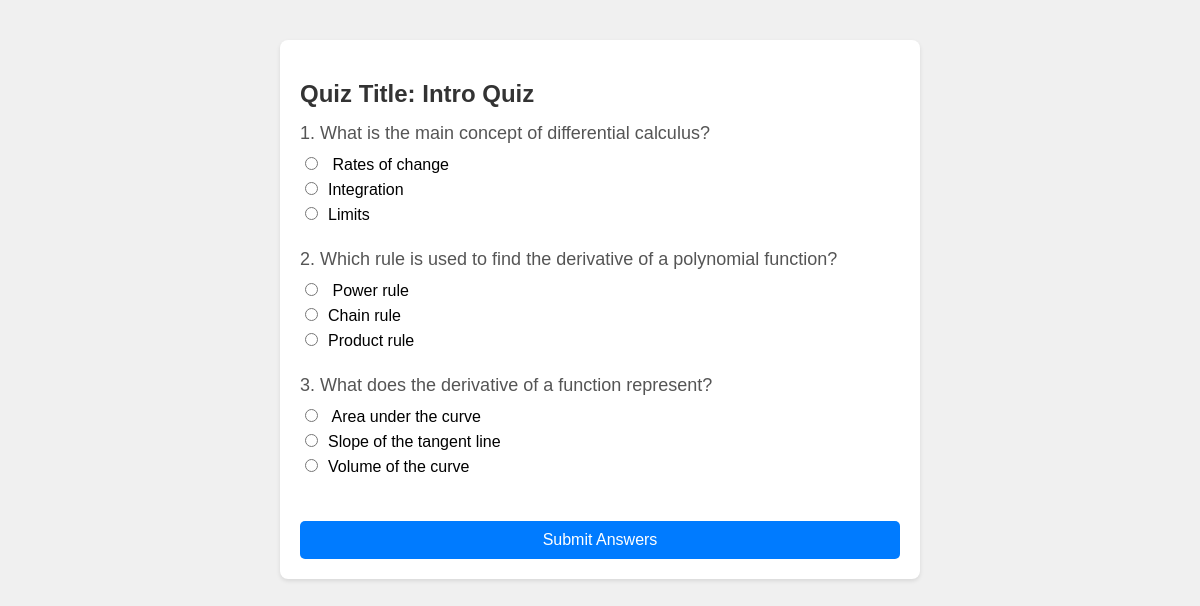
The page /course/1/quiz/1 on the database its author committed.
### website/models.py (models this page shows)
class Quiz(db.Model, UserMixin):
    __tablename__ = 'quizzes'
    id=db.Column(db.Integer, primary_key=True)
    quiz_name = db.Column(db.String(150))
    course_id = db.Column(db.Integer, db.ForeignKey('courses.id'))

class QuizQuestion(db.Model, UserMixin):
    __tablename__ = 'quizQuestions'
    id=db.Column(db.Integer, primary_key=True)
    question = db.Column(db.String(150))
    option1 = db.Column(db.String(150))
    option2 = db.Column(db.String(150))
    option3 = db.Column(db.String(150))
    max_grade = db.Column(db.Integer)
    quiz_id = db.Column(db.Integer, db.ForeignKey('quizzes.id'))

### website/views.py (the view)
@views.route('/course/<int:course_id>/quiz/<int:quiz_id>',methods=['GET'])
def quiz_page(course_id, quiz_id):
    quiz = Quiz.query.filter_by(id=quiz_id, course_id=course_id).first()
    questions = QuizQuestion.query.filter_by(quiz_id=quiz_id).all()
    return render_template('quiz.html', course_id=course_id, questions=questions, quiz=quiz)

### website/templates/quiz.html (shortened to what this page needs)
  <!DOCTYPE html>
<html lang="en">
<head>
  <link rel="stylesheet" href="{{ url_for('static', filename='css/quiz.css') }}">
</head>
<body>
  <div class="quiz-container">
    <form class="quiz-form" method="POST" action="/submit_quiz">
      <h2>Quiz Title: {{ quiz.quiz_name }}</h2>
      {% for question in questions %}
      <div class="question">
        <p class="question-text">{{ loop.index }}. {{ question.question }}</p>
        <div class="options">
          <label class="option">
            <input type="radio" name="{{ question.id }}" value="{{ question.option1 }}"> {{ question.option1 }}
          </label>
          <label class="option">
            <input type="radio" name="{{ question.id }}" value="{{ question.option2 }}">{{ question.option2 }}
          </label>
          <label class="option" >
            <input type="radio" name="{{ question.id }}" value="{{ question.option3 }}">{{ question.option3 }}
          </label>
        </div>
      </div>
      {% endfor %}
      <button type="submit" class="submit-quiz">Submit Answers</button>
    </form>
  </div>
</body>
</html>

### website/static/css/quiz.css (style rules this page uses)
body { font-family: Arial, sans-serif; background-color: #f0f0f0; padding: 20px; margin: 0; }
.quiz-container { background-color: #ffffff; border-radius: 8px; box-shadow: 0 2px 4px rgba(0, 0, 0, 0.1); max-width: 600px; margin: 20px auto; padding: 20px; }
.quiz-form { display: flex; flex-direction: column; }
.quiz-form h2 { color: #333; font-size: 24px; margin-bottom: 15px; }
.question { margin-bottom: 20px; }
.question-text { font-size: 18px; margin: 0 0 10px 0; color: #555; }
.options { display: flex; flex-direction: column; }
.option { margin-bottom: 5px; }
.option input[type="radio"] { margin-right: 10px; }
.submit-quiz { background-color: #007bff; color: #ffffff; border: none; padding: 10px 15px; font-size: 16px; border-radius: 5px; cursor: pointer; margin-top: 20px; }

### rows shown on the page
Quiz: quiz_name "Intro Quiz"
QuizQuestion: question "What is the main concept of differential calculus?", option1 "Rates of change", option2 "Integration", option3 "Limits"
QuizQuestion: question "Which rule is used to find the derivative of a polynomial function?", option1 "Power rule", option2 "Chain rule", option3 "Product rule"
QuizQuestion: question "What does the derivative of a function represent?", option1 "Area under the curve", option2 "Slope of the tangent line", option3 "Volume of the curve"
